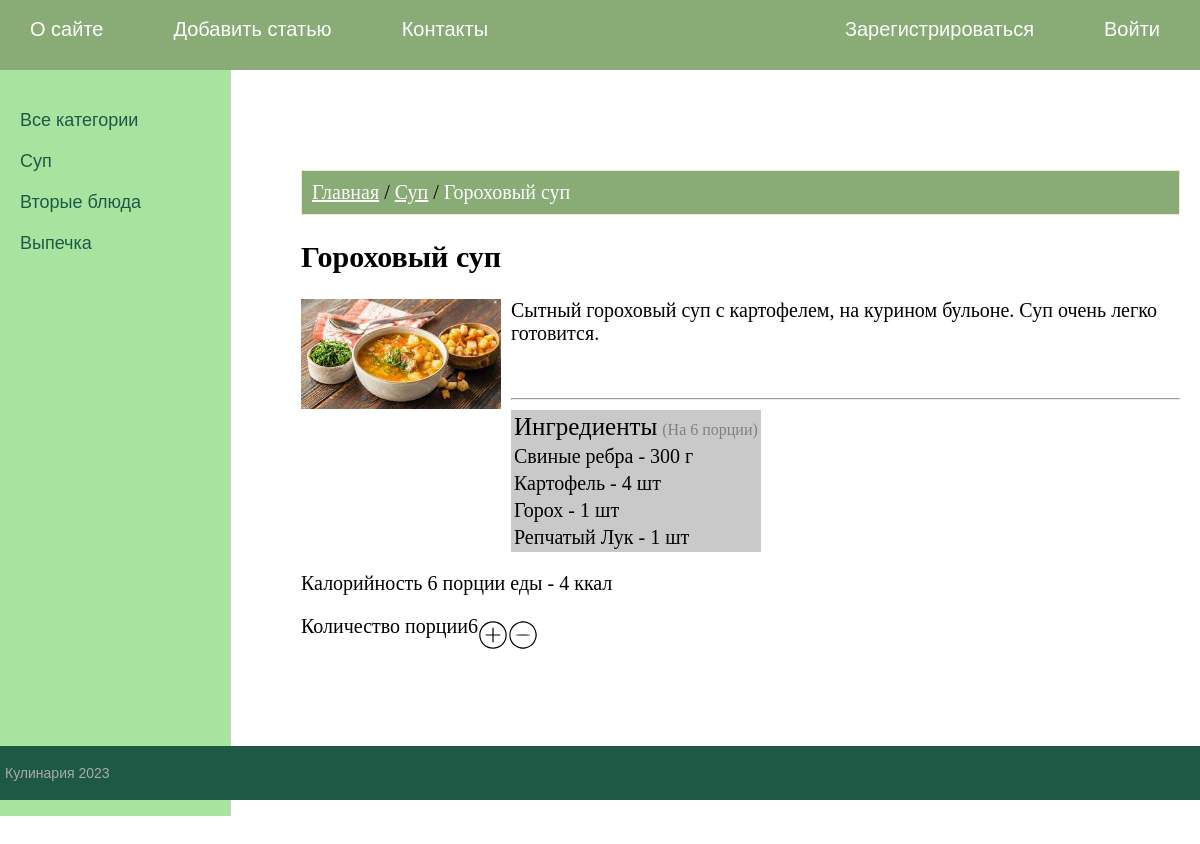
Screenshot of /post/3/ with the database file from the repository.
### foods/models.py (models this page shows, shortened)
class TimedModel(models.Model):
    time_create = models.DateTimeField(auto_now_add=True)
    time_update = models.DateTimeField(auto_now=True)
    class Meta:
        abstract = True

class Category(TimedModel):
    name = models.CharField(max_length=100, db_index=True)
    class Meta:
        db_table = "categories"
        verbose_name = "Categorie"

class Foods(TimedModel):
    title = models.CharField(max_length=255)
    content = models.TextField(blank=True)
    call = models.TextField(blank=True)
    photo = models.ImageField(upload_to="photos/%Y/%m/%d/")
    is_published = models.BooleanField(default=True)
    cat = models.ForeignKey(Category, on_delete=models.PROTECT, null=True)
    portions = models.PositiveSmallIntegerField(verbose_name="Порции", null=True)
    calories = models.PositiveIntegerField(null=True)
    class Meta:
        db_table = "foods"
        ordering = ["title"]
        verbose_name = "Food"

class FoodIngredients(TimedModel):
    mass = models.PositiveIntegerField(null=False)
    amount = models.PositiveIntegerField(null=False)
    ingredient = models.ForeignKey(Ingredients, on_delete=models.CASCADE)
    food = models.ForeignKey(Foods, on_delete=models.CASCADE)
    class Meta:
        db_table = "food_ingredients"
        verbose_name = "FoodIngredient"

class Ingredients(TimedModel):
    name = models.CharField(null=False, max_length=128, primary_key=True)
    price = models.PositiveIntegerField(null=False)
    calories = models.PositiveIntegerField(null=True)
    class Meta:
        db_table = "ingredients"
        verbose_name = "Ingredient"

### foods/views.py (the view)
# urls.py: path('post/<int:post_id>/', show_post, name='post'),
def show_post(request, post_id: int):
    food = get_object_or_404(Foods, pk=post_id)
    ingredients = FoodIngredients.objects.filter(food__id=food.pk)
    cats = Category.objects.all()
    calories = 0
    for ing in ingredients:
        calories += ing.ingredient.calories
    context = {'food': food, 'ingredients': ingredients, 'category': food.cat, 'calories': calories, 'cats': cats}
    return render(request, 'foods/food.html', context=context)

### templates/foods/food.html (shortened to what this page needs)
{% extends 'base.html' %}
{% block content %}
<div>
    <div class="map">
        <a href="{% url 'home' %}" style="text-decoration-line: underline">Главная</a>
         /
        <a href="{% url 'category' category.pk %}" style="text-decoration-line: underline">{{ category.name }}</a>
         /
        <span style="color: white">{{ food.title }}</span>
    </div>
    <div class="short-description">
        <h2>{{ food.title }}</h2>
        <img src="/media/{{ food.photo }}" alt="Nothing" width="200px" height="200px" class="img-article-left">
        <p>{{ food.content }}</p>
    </div>
    <br>
    <hr>
    <table class="ingredients" style="background-color: #c9c9c9">
        <tbody>
        <tr>
            <td>
                <span style="font-size: 125%">Ингредиенты</span>
                <span style="color: gray; font-size: 80%">(На {{ food.portions }} порции)</span>
            </td>
        </tr>
        {% for ing in ingredients %}
        <tr>
            <td>
                {% if ing.mass %}
                <div>{{ ing.ingredient.name }} - <span class="product-counter">{{ ing.mass }}</span> г</div>
                {% else %}
                <div>{{ ing.ingredient.name }} - <span class="product-counter">{{ ing.amount }}</span> шт</div>
                {% endif %}
            </td>
        </tr>
        {% endfor %}
        </tbody>
    </table>
    <p> Калорийность {{ food.portions }} порции еды - {{ calories }} ккал</p>
    <div class="portions" >
        <span>Количество порции </span>
        <span class="yield-value">{{ food.portions }}</span>
        <span class="portions-adder">
            <button type="button" data-add-portion="1">
            </button>
            <button type="button" data-add-portion="-1">
            </button>
        </span>
    </div>
    {% load static %}
</div>
{% endblock %}

### templates/base.html (shortened to what this page needs)
{% load static %}
<!DOCTYPE html>
<html>
<head>
	<link type="text/css" href="{% static 'foods/css/style.css' %}" rel="stylesheet" />
</head>
<body>
<table class="table-page" border=0 cellpadding="0" cellspacing="0">
<tr><td valign=top>
{% block mainmenu %}
		<div class="header">
			<ul id="mainmenu" class="mainmenu">
				<li><a href="{% url 'about' %}">О сайте</a></li>
				<li><a href="{% url 'add_page' %}">Добавить статью</a></li>
				<li><a href="{% url 'contact' %}">Контакты</a></li>
				{% if not user.is_authenticated %}
				<li class="last"><a href="{% url 'login' %}">Войти</a></li>
				<li class="last"><a href="{% url 'signup' %}">Зарегистрироваться</a></li>
				{% else %}
				<li class="last">{{ user.username }}</li>
				<li class="last"><a href="{% url 'logout' %}">Выйти</a></li>
				{% endif %}
			</ul>
		</div>
{% endblock mainmenu %}
<table class="table-content" border=0 cellpadding="0" cellspacing="0">
{% block left_sidebar %}
	<tr>
	<td valign="top" class="left-chapters">
	<ul id="leftchapters">
{% if cat_selected == 0 %}
		<li class="selected">Все категории</li>
{% else %}
		<li><a href="{% url 'home' %}">Все категории</a></li>
{% endif %}
{% for c in cats %}
	{% if c.pk == cat_selected %}
		<li class="selected">{{c.name}}</li>
	{% else %}
		<li><a href="{% url 'category' c.id %}">{{c.name}}</a></li>
	{% endif %}
{% endfor %}
	</ul>
</td>
{% endblock %}
<td valign="top" class="content">
	<div class="content-text">
{% block content %}
{% endblock %}
	</div>
</td></tr></table>
</td></tr>
<tr><td valign=top>
	<div id="footer">
		<p>Кулинария 2023</p>
	</div>
</td></tr></table>
</body>
</html>

### static/foods/css/style.css (style rules this page uses)
html, body { font-family: sans-serif; margin: 0; padding: 0; height: 100%; width: 100%; color: #FFFAFA }
a { color: #FFFAFA; text-decoration: none; }
img { max-width: 600px; height: auto; }
img.img-article-left { max-width: 300px; max-height: 400px; height: auto; float: left; padding: 0 10px 10px 0; }
.table-page { width: 100%; height: 100%; vertical-align: top; }
.table-page tr { height: 100%; }
.header { background: #89AC76; height: 70px; }
ul.mainmenu { list-style: none; margin: 0; padding: 0; height: 60px; color: #ffffff; font-size: 20px; overflow: hidden; }
ul.mainmenu li { float: left; margin: 18px 40px 0 30px; }
ul.mainmenu li.last { float: right; }
ul.mainmenu li a { color: #ffffff; text-decoration: none; }
.table-content { width: 100%; min-height: 100%; height: 100%; }
.left-chapters { margin: 0; background: #A8E4A0; border-right: 1px solid #ccc; min-height: 100%; }
.left-chapters ul { width: 200px; min-height: 100%; margin: 0; padding: 20px 10px 10px 20px; list-style: none; font-size: 18px; }
.left-chapters ul li { margin: 20px 0 0 0; color: #FFFAF0; }
.left-chapters ul li a { color: #1E5945; text-decoration: none; }
.content { padding: 40px 20px 20px 40px; width: 100%; box-sizing: border-box; }
.content-text { margin: 60px 0 0 30px; color: #000; font-size: 20px; font-family: Yandex Sans Display Light; }
#footer { box-sizing: border-box; background: #1E5945; padding: 5px; color: #aaa; font-size: 14px; text-align: left; overflow: hidden; }
.img-article-left { height: 300px }
.short-description { display: inline; }
button[data-add-portion] { display: flex; border-radius: 50%; width: 30px; height: 30px; justify-content: center; align-items: center; padding: 0; overflow: hidden; margin: 0px; position: relative; border: 0 none; background: none; position: relative; top: 5px; }
.portions { display: flex; }
.portions-adder { display: flex; vertical-margin: 0px; }
.map { background-color: #89AC76; padding: 10px; border: solid 1px #f0ebcd }

### rows the page displays
Category: name "Суп"
Category: name "Вторые блюда"
Category: name "Выпечка"
Foods: title "Гороховый суп", photo (picture), content "Сытный гороховый суп с картофелем, на курином бульоне. Суп очень легко готовится.", portions "6"
FoodIngredients: ingredient.name "Свиные ребра", mass "300"
FoodIngredients: ingredient.name "Картофель", amount "4"
FoodIngredients: ingredient.name "Горох", amount "1"
FoodIngredients: ingredient.name "Репчатый Лук", amount "1"

### other values shown
{{ calories }} "4"
